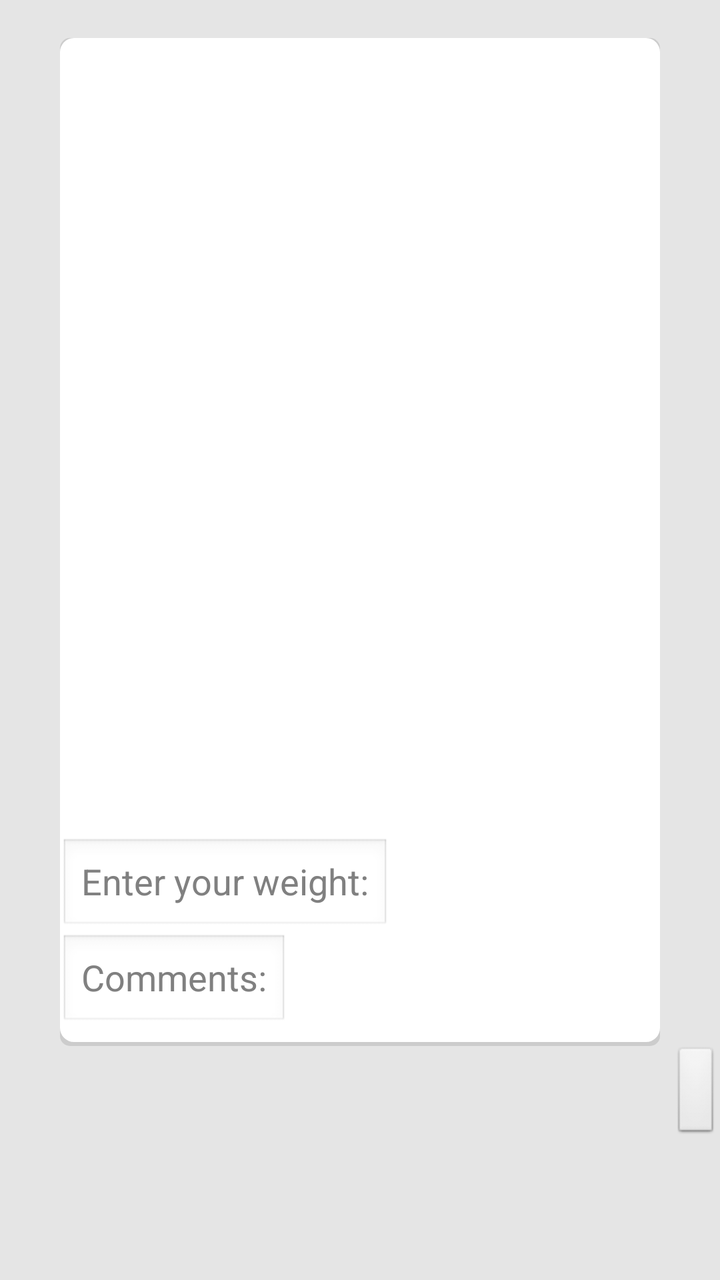
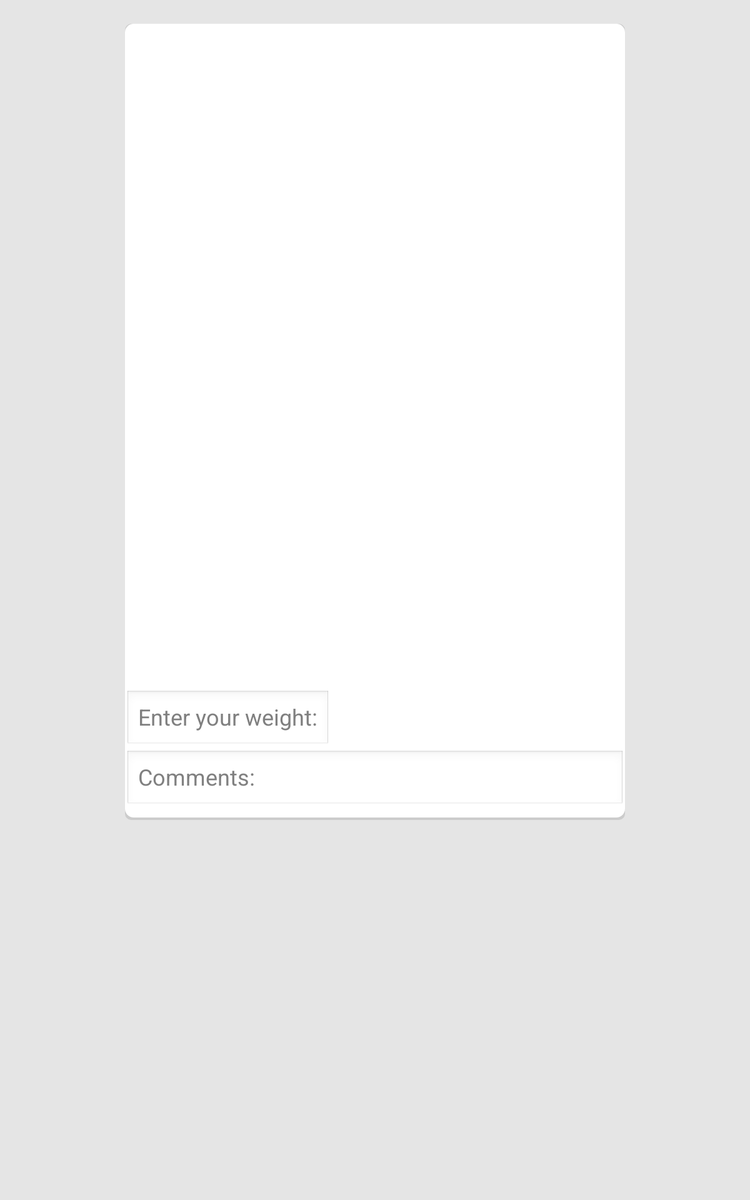

The same Android screen from two of the app's own layout files: first res/layout/ as a phone draws it, then the repository's variant for another configuration, drawn on a device whose configuration selects that folder. Both files follow.
<!-- AndroidManifest.xml: application theme AppTheme -->
<!-- res/layout/activity_picture.xml -->
<?xml version="1.0" encoding="utf-8"?>

<LinearLayout xmlns:android="http://schemas.android.com/apk/res/android"
    android:layout_width="match_parent"
    android:layout_height="match_parent"
    android:orientation="vertical" 
        android:background="#e5e5e5"
        
        >
        
    <ScrollView 
        android:layout_width="match_parent"
    android:layout_height="match_parent"
    android:id="@+id/focusLayout">
    
    <LinearLayout
        android:layout_width="match_parent"
    android:layout_height="wrap_content"
    android:orientation="vertical">
    <TextView
        android:id="@+id/date"
        android:layout_width="wrap_content"
        android:layout_height="wrap_content"
        android:layout_gravity="left"/>
     
    <LinearLayout
       
        android:layout_width="wrap_content"
    android:layout_height="wrap_content"
    android:orientation="vertical" 
    android:layout_gravity="center"
    android:background="@drawable/card"
    >
        
    <ImageView
        android:id="@+id/detailimage"
        android:layout_width="300dp"
        android:layout_height="400dp"
        android:layout_gravity="center"
        android:scaleType="centerCrop" />

    <EditText
        android:id="@+id/weight"
        android:layout_width="wrap_content"
        android:layout_height="wrap_content"
        android:inputType="number"
        android:hint="@string/weight"
       />

    <EditText
        android:id="@+id/comments"
        android:layout_width="wrap_content"
        android:layout_height="wrap_content"
        android:hint="@string/comments" 
        android:inputType="textMultiLine"/>
        
    </LinearLayout>

    <Button
        android:id="@+id/toMain"
        android:layout_width="wrap_content"
        android:layout_height="wrap_content"
        android:layout_gravity="right" 
        />
    </LinearLayout>
</ScrollView>
</LinearLayout>
<!-- resources referenced by this layout -->
<resources>
  <!-- drawable card (drawable-hdpi) -->
  <?xml version="1.0" encoding="utf-8"?>
  
  <layer-list xmlns:android="http://schemas.android.com/apk/res/android">
      <item>
          <shape android:shape="rectangle"
              android:dither="true">
  
              <corners android:radius="5dp"/>
  
              <solid android:color="#ccc" />
  
          </shape>
      </item>
  
      <item android:bottom="2dp">
          <shape android:shape="rectangle"
              android:dither="true">
  
              <corners android:radius="7dp" />
  
              <solid android:color="@android:color/white" />
  
              <padding android:bottom="8dp"
                  android:left="0dp"
                  android:right="0dp"
                  android:top="0dp" />
          </shape>
      </item>
  </layer-list>
  <string name="comments">Comments: </string>
  <string name="weight">Enter your weight: </string>
  <style name="AppTheme" parent="AppBaseTheme">
          
      </style>
  <style name="AppBaseTheme" parent="android:Theme.Light">
          
      </style>
</resources>
<!-- res/layout-sw600dp/activity_picture.xml (the repository's variant of the layout above) -->
<!-- drawn on a 7-inch tablet held upright -->
<?xml version="1.0" encoding="utf-8"?>

<LinearLayout xmlns:android="http://schemas.android.com/apk/res/android"
    android:layout_width="match_parent"
    android:layout_height="match_parent"
    android:orientation="vertical" 
        android:background="#e5e5e5"
        
        >
        
    <ScrollView 
        android:layout_width="match_parent"
    android:layout_height="match_parent"
    android:id="@+id/focusLayout">
    
    <LinearLayout
        android:layout_width="match_parent"
    android:layout_height="wrap_content"
    android:orientation="vertical">
    <TextView
        android:id="@+id/date"
        android:layout_width="wrap_content"
        android:layout_height="wrap_content"
        android:layout_gravity="left"/>
     
    <LinearLayout
       
        android:layout_width="wrap_content"
    android:layout_height="wrap_content"
    android:orientation="vertical" 
    android:layout_gravity="center"
    android:background="@drawable/card"
    >
        
    <ImageView
        android:id="@+id/detailimage"
        android:layout_width="400dp"
        android:layout_height="533dp"
        android:layout_gravity="center"
        android:scaleType="centerCrop" />

    <EditText
        android:id="@+id/weight"
        android:layout_width="wrap_content"
        android:layout_height="wrap_content"
        android:inputType="number"
        android:hint="@string/weight"
       />

    <EditText
        android:id="@+id/comments"
        android:layout_width="400dp"
        android:layout_height="wrap_content"
        android:hint="@string/comments" 
        android:inputType="textMultiLine"/>
        
    </LinearLayout>

    <ImageView
        android:id="@+id/toMain"
        android:layout_width="wrap_content"
        android:layout_height="wrap_content"
        android:layout_gravity="right" 
        android:src="@drawable/ic_action_save"
        android:padding="10dp"
        android:layout_marginRight="10dp"
        />
    </LinearLayout>
</ScrollView>
</LinearLayout>
